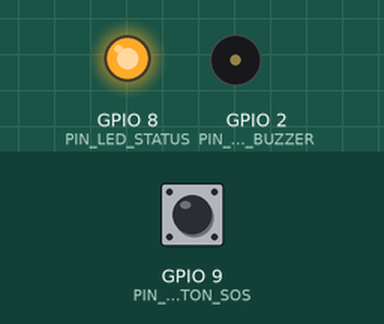
Bench run of a sketch on a simulated ESP32-C3. Parts: output pins drawn as LEDs (lit = HIGH), buzzer (waves = sounding, pin HIGH). The inputs (shaded band) are chosen by the test bench; at power-on: GPIO 9 (PIN_BUTTON_SOS) HIGH. WiFi joins after 1.5 s; servers stay silent unless stated; uploads are accepted with an empty reply; what the sketch prints to the serial monitor is not drawn.

Above: at 4.0 s.
4.1 s: GPIO 9 (PIN_BUTTON_SOS) pulled LOW for 3.2 s
At 5.0 s:
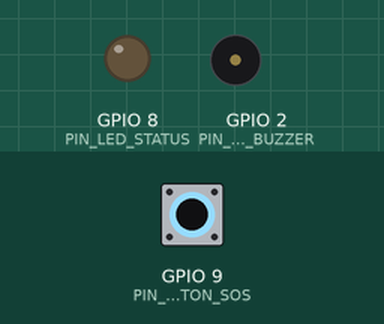
At 5.94 s:
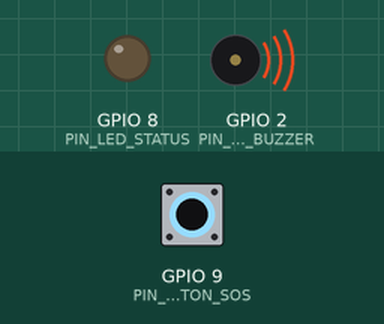
Timing chart, 0 to 14.8 s (numbered marks = the images above; inputs shaded):
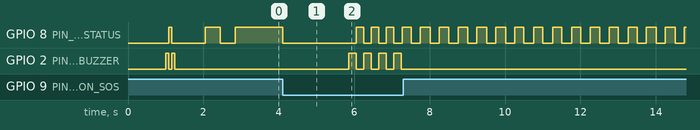

The sketch:

esp32_c3_vibesafe.ino
```cpp
/*
 ==============================================================================
  VibeSafe - ESP32-C3 SuperMini SOS Emergency Wearable Firmware
 ==============================================================================
  Hardware:
    - Microcontroller: ESP32-C3 SuperMini (RISC-V 160MHz, Wi-Fi 4 + BLE 5)
    - SOS Trigger Button: GPIO 9 (Active LOW, internal pullup)
    - Cancel / Test Button: GPIO 3 (Active LOW, internal pullup)
    - Status Indicator LED: GPIO 8 (Active LOW on SuperMini board)
    - Haptic Buzzer / Vibrator: GPIO 2
    - Battery Voltage Sense: GPIO 0 (ADC1_CH0 via 100k/100k voltage divider)
    - Optional GPS (NEO-6M): RX=GPIO 20, TX=GPIO 21

  API Protocol:
    - Ingestion Endpoint: POST /api/v1/devices/sos
    - Heartbeat Endpoint: POST /api/v1/devices/heartbeat
    - Auth Header: "x-device-key: <YOUR_DEVICE_API_KEY>"
 ==============================================================================
*/

#include <WiFi.h>
#include <HTTPClient.h>
#include <ArduinoJson.h> // ArduinoJson v6 or v7

// ==========================================
// 1. CONFIGURATION & CREDENTIALS
// ==========================================
const char* WIFI_SSID     = "YOUR_WIFI_SSID";
const char* WIFI_PASSWORD = "YOUR_WIFI_PASSWORD";

// VibeSafe Server Host (e.g. "https://your-vibesafe.vercel.app" or "http://192.168.1.100:3001")
const char* SERVER_URL    = "http://192.168.1.100:3001";

// Device Credentials (Obtained from VibeSafe Dashboard -> Registered Devices)
const char* DEVICE_ID     = "VS-ESP32-C3-01";
const char* DEVICE_API_KEY = "vs_dev_9f83a84b02e77b194d4a89c0";

// ==========================================
// 2. HARDWARE PIN DEFINITIONS (ESP32-C3)
// ==========================================
#define PIN_BUTTON_SOS    9   // Built-in boot button or external tactile switch
#define PIN_BUTTON_CANCEL 3   // Secondary button to cancel false alarms
#define PIN_LED_STATUS    8   // Onboard LED on ESP32-C3 SuperMini (Active LOW)
#define PIN_HAPTIC_BUZZER 2   // PWM / Digital pin for buzzer or vibration motor
#define PIN_BATTERY_ADC   0   // ADC pin connected to battery voltage divider

// Timing constants
const unsigned long SOS_HOLD_TIME_MS      = 1500;  // Must hold button for 1.5s to trigger
const unsigned long HEARTBEAT_INTERVAL_MS = 60000; // Heartbeat sent every 60 seconds
const unsigned long DEBOUNCE_TIME_MS      = 50;

// State Variables
unsigned long lastHeartbeatTime = 0;
unsigned long buttonPressStartTime = 0;
bool isButtonPressed = false;
bool isEmergencyActive = false;

// Simulated/Default coordinates if GPS hardware is not connected
float currentLat = 37.7749;
float currentLng = -122.4194;

// ==========================================
// 3. UTILITY FUNCTIONS
// ==========================================

void setLed(bool on) {
  // ESP32-C3 SuperMini onboard LED is inverted (LOW = ON)
  digitalWrite(PIN_LED_STATUS, on ? LOW : HIGH);
}

void triggerHapticFeedback(int pulses, int durationMs) {
  for (int i = 0; i < pulses; i++) {
    digitalWrite(PIN_HAPTIC_BUZZER, HIGH);
    setLed(true);
    delay(durationMs);
    digitalWrite(PIN_HAPTIC_BUZZER, LOW);
    setLed(false);
    if (i < pulses - 1) delay(durationMs);
  }
}

float readBatteryVoltage() {
  // Read ADC raw value (12-bit: 0 - 4095)
  // Voltage divider: 2x 100k resistors -> ADC reads Vbat / 2
  int raw = analogRead(PIN_BATTERY_ADC);
  float pinVoltage = (raw / 4095.0) * 3.3;
  float batteryVoltage = pinVoltage * 2.0; // Account for 1:1 voltage divider
  return batteryVoltage;
}

int calculateBatteryPercent(float voltage) {
  // Typical LiPo/Li-Ion curve: 3.3V (0%) to 4.2V (100%)
  if (voltage >= 4.20) return 100;
  if (voltage <= 3.30) return 0;
  int percent = (int)((voltage - 3.30) / (4.20 - 3.30) * 100.0);
  return constrain(percent, 0, 100);
}

void connectToWiFi() {
  Serial.print("[WiFi] Connecting to: ");
  Serial.println(WIFI_SSID);
  setLed(true);

  WiFi.mode(WIFI_STA);
  WiFi.begin(WIFI_SSID, WIFI_PASSWORD);

  int attempts = 0;
  while (WiFi.status() != WL_CONNECTED && attempts < 25) {
    delay(400);
    Serial.print(".");
    setLed(attempts % 2 == 0);
    attempts++;
  }

  if (WiFi.status() == WL_CONNECTED) {
    Serial.println("\n[WiFi] Connected successfully!");
    Serial.print("[WiFi] IP Address: ");
    Serial.println(WiFi.localIP());
    setLed(false);
  } else {
    Serial.println("\n[WiFi] Connection timeout. Retrying in background...");
    setLed(false);
  }
}

// ==========================================
// 4. REST API CLIENT FUNCTIONS
// ==========================================

bool sendSosAlert() {
  if (WiFi.status() != WL_CONNECTED) {
    connectToWiFi();
    if (WiFi.status() != WL_CONNECTED) {
      Serial.println("[VibeSafe ERROR] Cannot send SOS - No Wi-Fi!");
      return false;
    }
  }

  HTTPClient http;
  String endpoint = String(SERVER_URL) + "/api/v1/devices/sos";

  http.begin(endpoint);
  http.addHeader("Content-Type", "application/json");
  http.addHeader("x-device-key", DEVICE_API_KEY);

  float voltage = readBatteryVoltage();
  int batteryPct = calculateBatteryPercent(voltage);
  int rssi = WiFi.RSSI();

  // Create JSON Payload
  StaticJsonDocument<512> doc;
  doc["deviceId"] = DEVICE_ID;
  doc["batteryLevel"] = batteryPct;
  doc["voltage"] = serialized(String(voltage, 2));
  doc["wifiSignal"] = rssi;
  doc["triggerType"] = "hardware_button_sos";
  doc["notes"] = "Emergency SOS button triggered from ESP32-C3 SuperMini";

  JsonObject gps = doc.createNestedObject("gps");
  gps["lat"] = currentLat;
  gps["lng"] = currentLng;
  gps["accuracy"] = 3.5;

  String requestBody;
  serializeJson(doc, requestBody);

  Serial.println("\n==========================================");
  Serial.println("🚨 TRANSMITTING EMERGENCY SOS ALERT 🚨");
  Serial.println("==========================================");
  Serial.println("POST " + endpoint);
  Serial.println("Payload: " + requestBody);

  int httpCode = http.POST(requestBody);
  bool success = false;

  if (httpCode > 0) {
    String response = http.getString();
    Serial.printf("[HTTP] Status: %d\n", httpCode);
    Serial.println("[HTTP] Response: " + response);
    if (httpCode == 200 || httpCode == 201) {
      success = true;
      isEmergencyActive = true;
      // High priority haptic and LED alert acknowledgment
      triggerHapticFeedback(4, 200);
    }
  } else {
    Serial.printf("[HTTP] POST failed, error: %s\n", http.errorToString(httpCode).c_str());
  }

  http.end();
  return success;
}

void sendHeartbeat() {
  if (WiFi.status() != WL_CONNECTED) {
    return;
  }

  HTTPClient http;
  String endpoint = String(SERVER_URL) + "/api/v1/devices/heartbeat";

  http.begin(endpoint);
  http.addHeader("Content-Type", "application/json");
  http.addHeader("x-device-key", DEVICE_API_KEY);

  float voltage = readBatteryVoltage();
  int batteryPct = calculateBatteryPercent(voltage);
  int rssi = WiFi.RSSI();

  StaticJsonDocument<256> doc;
  doc["batteryLevel"] = batteryPct;
  doc["voltage"] = serialized(String(voltage, 2));
  doc["wifiSignal"] = rssi;

  JsonObject gps = doc.createNestedObject("gps");
  gps["lat"] = currentLat;
  gps["lng"] = currentLng;

  String requestBody;
  serializeJson(doc, requestBody);

  int httpCode = http.POST(requestBody);
  if (httpCode == 200) {
    Serial.println("[Heartbeat] Ping sent successfully. Battery: " + String(batteryPct) + "%");
  }
  http.end();
}

// ==========================================
// 5. ARDUINO SETUP & MAIN LOOP
// ==========================================

void setup() {
  Serial.begin(115200);
  delay(1000);
  Serial.println("\n--- VibeSafe ESP32-C3 SuperMini Booting ---");

  // Configure GPIOs
  pinMode(PIN_BUTTON_SOS, INPUT_PULLUP);
  pinMode(PIN_BUTTON_CANCEL, INPUT_PULLUP);
  pinMode(PIN_LED_STATUS, OUTPUT);
  pinMode(PIN_HAPTIC_BUZZER, OUTPUT);
  pinMode(PIN_BATTERY_ADC, INPUT);

  setLed(false);
  digitalWrite(PIN_HAPTIC_BUZZER, LOW);

  // Power-on quick double blink
  triggerHapticFeedback(2, 80);

  // Connect to Wi-Fi
  connectToWiFi();
}

void loop() {
  unsigned long currentMillis = millis();

  // --- 1. Check SOS Button with Hold-to-Trigger Debounce ---
  int sosButtonState = digitalRead(PIN_BUTTON_SOS);

  if (sosButtonState == LOW) { // Button pressed
    if (!isButtonPressed) {
      isButtonPressed = true;
      buttonPressStartTime = currentMillis;
      setLed(true);
    } else {
      // Button is being held
      unsigned long heldDuration = currentMillis - buttonPressStartTime;
      if (heldDuration >= SOS_HOLD_TIME_MS && !isEmergencyActive) {
        Serial.println("[BUTTON] SOS Hold Threshold reached! Firing SOS...");
        sendSosAlert();
      }
    }
  } else { // Button released
    if (isButtonPressed) {
      isButtonPressed = false;
      if (!isEmergencyActive) {
        setLed(false);
      }
    }
  }

  // --- 2. Periodic Heartbeat ---
  if (currentMillis - lastHeartbeatTime >= HEARTBEAT_INTERVAL_MS) {
    lastHeartbeatTime = currentMillis;
    sendHeartbeat();
  }

  // --- 3. Active Emergency LED Strobe ---
  if (isEmergencyActive) {
    if ((currentMillis / 250) % 2 == 0) {
      setLed(true);
    } else {
      setLed(false);
    }
  }

  delay(20);
}
```

Measured:
- after the input at 4.1 s, GPIO 8 (PIN_LED_STATUS): HIGH → LOW at once, then repeats every 0.40 s: HIGH 0.20 s, LOW 0.20 s; GPIO 2 (PIN_HAPTIC_BUZZER): alternates HIGH for 0.20 s and LOW for 0.20 s, 8 changes in all, then stays LOW, starting after 1.7 s
